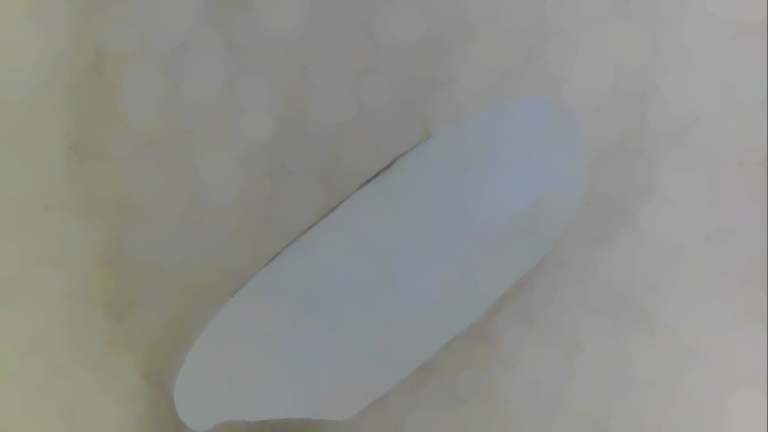
#> input picture self_img/camera/9_open.jpg, 768 x 432 px
$ python rice_detect2.py   (older library calls are emulated)
#> lines starting #> are read from the running program, lines starting #| are printed output that depends on the picture; after the words box and inside, x2 and y2 are one past the last pixel; in counts of white or black regions, pixels touching at a corner belong together
### grayscale.py
import numpy as np
import  cv2
# 灰度化方法
# [7 lines left out: function max_grayscale, not called in this run]

def H_grayscale(img):      #HSV中H分量
    img_hsv = cv2.cvtColor(img, cv2.COLOR_BGR2HSV)
    img_h = img_hsv[..., 0]
    gray = img_h
    return gray

# [32 lines left out: functions Hist_grayscale, eH_grayscale, clahe_grayscale, not called in this run]

### rice_detect2.py
import time
import cv2
import numpy as np
import matplotlib.pyplot as plt
import grayscale as gy

'''
使用findContours方法查找对象轮廓
'''
def detect_objects(im):
    # gray = cv2.cvtColor(im,cv2.COLOR_BGR2GRAY)
    gray = gy.H_grayscale(im)
    # [5 lines of commented-out code are left out]
    kernel = cv2.getStructuringElement(cv2.MORPH_ELLIPSE, (63, 63))  #kernel大小，准备进行开运算
    # kernel = cv2.getStructuringElement(cv2.MORPH_ELLIPSE, (31, 31))  #kernel大小，准备进行开运算
    # kernel = cv2.getStructuringElement(cv2.MORPH_ELLIPSE, (15, 15))  # kernel大小，准备进行开运算
    # kernel = cv2.getStructuringElement(cv2.MORPH_ELLIPSE, (7, 7))
    gray = cv2.morphologyEx(gray, cv2.MORPH_OPEN, kernel,1)    #开运算1次

    # gray = cv2.GaussianBlur(gray,(5,5),0) #通过高斯滤镜过滤高频噪音
    cv2.imshow('gray',gray)
    cv2.waitKey(0)
    thresh = cv2.adaptiveThreshold(gray, 255, cv2.ADAPTIVE_THRESH_MEAN_C, cv2.THRESH_BINARY, 11, 2) #二值化
    cv2.imshow('thresh',thresh)
    cv2.waitKey(0)
    # 对二值化图片降噪
    # kernel = cv2.getStructuringElement(cv2.MORPH_ELLIPSE, (3, 3))  # kernel大小，准备进行开运算
    # thresh_open = cv2.morphologyEx(thresh, cv2.MORPH_CLOSE, kernel,iterations = 2)  # 开运算
    # cv2.imshow('thresh_open', thresh_open)

    contours, hierarchy = cv2.findContours(thresh, cv2.RETR_TREE, cv2.CHAIN_APPROX_SIMPLE)  # 查找轮廓

    # [15 lines of commented-out code are left out]
    objects = []
    painted = []

    # 寻找物体的凸包并绘制凸包的轮廓
    # k = 0 ####
    for i in range(len(contours)):
        cur_index = len(contours) -1 - i # 从最外层的轮廓开始检索，suppose轮廓排序是先里后外
        # cur_index = i
        cnt = contours[cur_index]
        hull = cv2.convexHull(cnt) #查找轮廓的凸包多边形
        hull_area = cv2.contourArea(hull)
        img_area = im.shape[0]*im.shape[1]
        length = len(hull)
        # 过滤凸包点数小于20的轮廓，进一步去除噪音
        if hull_area > img_area/5 and length >20:
        # if length > 20:
        # if cur_index == 3:
        #     print(cur_index)
            if cur_index in painted:
                continue
            # [5 lines of commented-out code are left out]
            painted.append(hierarchy[0][cur_index][3]) #把当前检索到的轮廓的内嵌轮廓放入已绘制列表，避免重复绘制
            rect = cv2.minAreaRect(hull) #最小外接矩形，用于求计算位置和长宽
            box = np.int0(cv2.boxPoints(rect)) #外接矩形的坐标点
            # cv2.fillPoly(im, [contours[cur_index]], (255, 0, 0))
            # cv2.imshow('test',im)
            painted.append(cur_index)
            objects.append({
                'box':box,      #外接矩形的坐标点
                'rect':rect,    #最小外接矩形
                'hull':hull,     #轮廓的凸包多边形
                'cnt':cnt       #轮廓
            })
    # print('满足条件的轮廓：',k)
    # print('len(obj)',len(objects))
    return objects

#检测大米轮廓，测量尺寸
def detect_rice(im):     #返回感兴趣目标(彩色的)
    # im = cv2.imread(im_path, cv2.IMREAD_COLOR)
    #im = cv2.imread('rice/whitespot.jpg', cv2.IMREAD_COLOR)
    im2 = im.copy()

    objs = detect_objects(im)
    for obj in objs:
        #绘制目标最小外界矩形
        cv2.drawContours(im, [obj.get('box')], 0, (0,255,0), 3)
        #绘制目标长度和宽度数据
        rect = obj.get('rect')
        w,h = rect[1]
        w = int(w)
        h = int(h)
        x,y = rect[0]
        x = int(x)
        y = int(y)
        cv2.putText(im,'width:%d,height:%d'%(w,h),(x+50,y),cv2.FONT_HERSHEY_DUPLEX,0.8,(255,0,255),1)

        # 在目标凸包轮廓上绘制半透明的蓝色
        im_hull = np.zeros((im.shape),dtype=np.uint8)
        cv2.fillConvexPoly(im_hull, obj.get('hull'), (255, 0, 0, 127))
        # cv2.imshow('im_hull',im_hull)
        im = cv2.addWeighted(im,1,im_hull,0.5,0)

        # cv2.imshow('im',im)
        # 提取出感兴趣区域,黑白色
        im_hull_roi = np.zeros((im.shape), dtype=np.uint8)
        cv2.fillPoly(im_hull_roi, [obj.get('hull')], (255, 255, 255))
        # [19 lines of commented-out code are left out]
        im2 = cv2.bitwise_and(im2,im_hull_roi)
        # cv2.imwrite('rice_roi.jpg',im2)
        # cour = detect_objects(im2)

    cv2.imshow('blue_mark',im)   #输入的目标图像
    cv2.waitKey(0)
    cv2.imshow('rice_roi_color', im2)    #只显示出感兴趣区域,其他为黑色
    cv2.waitKey(0)
    # roi_gray = cv2.cvtColor(im2,cv2.COLOR_BGR2GRAY)
    # thresh_otsu, roi_mask = cv2.threshold(roi_gray, 0, 255,cv2.THRESH_BINARY+cv2.THRESH_OTSU)
    cv2.imshow('rice_roi', im_hull_roi)  # 只显示出感兴趣区域,其他为黑色
    cv2.waitKey(0)
    return im_hull_roi


'''
trackbar值变动回调函数
'''
def on_threshold_change(param):
    pass

'''
通过设定灰度阈值方式检测白点
'''
# [28 lines left out: function detect_white_spot, not called in this run]

def on_color_change(param):
    pass


'''
通过设置HSV颜色参数选取指定的颜色
HSV颜色相关知识请参考：https://www.cnblogs.com/wangyblzu/p/5710715.html
'''
# [44 lines left out: function detect_yellow_spot, not called in this run]

'''
通过梯度方式检测米粒内部断层
本例采用Scharr算子
关于Sobel和Scharr算子，请参阅：https://www.cnblogs.com/yibeimingyue/p/10878514.html
'''
def nothing(parm):
    pass

# [34 lines left out: function detect_fracture, not called in this run]


# [6 lines of commented-out code are left out]
im_path = r'self_img/camera/9_open.jpg'
# im_path = r'self_img/camera/3.jpg'
# im_path = r'self_img/phone/4.jpg'
im = cv2.imread(im_path, cv2.IMREAD_COLOR)
#> im is the input picture: shape (432, 768, 3); mean B, G, R 139.1, 143.4, 142.1

# 缩放图片
percent = 500/im.shape[1]
#> percent = 0.651
im = cv2.resize(im, None, fx=percent, fy=percent, interpolation=cv2.INTER_AREA)
#> im: shape (281, 500, 3)
# im = cv2.resize(im, None, fx=0.6, fy=0.6, interpolation=cv2.INTER_AREA)
cv2.imshow('im_raw',im)
cv2.waitKey(0)

# 灰度图
# raw_gray = cv2.imread(im_path, cv2.IMREAD_GRAYSCALE)
# cv2.imshow('row_gray',raw_gray)
# cv2.waitKey(0)

# 开运算去噪
kernel = cv2.getStructuringElement(cv2.MORPH_ELLIPSE, (31, 31))  #kernel大小，准备进行开运算
im = cv2.morphologyEx(im, cv2.MORPH_OPEN, kernel)    #开运算
# cv2.imshow('im_open',im)
# cv2.waitKey(0)
# cv2.imwrite("im_open.jpg",im)

# 检测大米轮廓，测量尺寸
im2 = detect_rice(im)
#> in H_grayscale, `img_hsv = cv2.cvtColor(img, cv2.COLOR_BGR2HSV)`: img_hsv: shape (281, 500, 3); mean H, S, V 41.7, 16.5, 143.7
#> in H_grayscale, `img_h = img_hsv[..., 0]`:
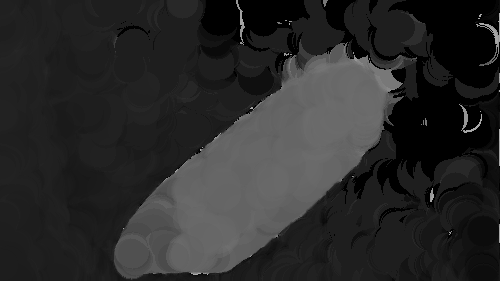
#> img_h: shape (281, 500); min 0, max 175, mean 41.7
#> in detect_objects, `gray = cv2.morphologyEx(gray, cv2.MORPH_OPEN, kernel,1)`:
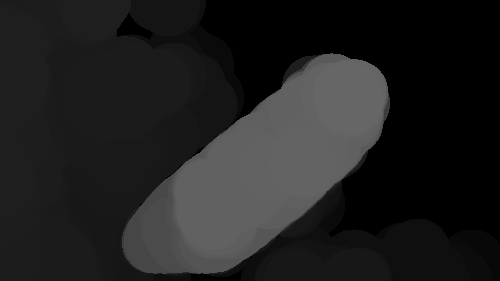
#> gray: shape (281, 500); min 0, max 102, mean 32
#> in detect_objects, `thresh = cv2.adaptiveThreshold(gray, 255, cv2.ADAPTIVE_THRESH_MEAN_C, ..`:
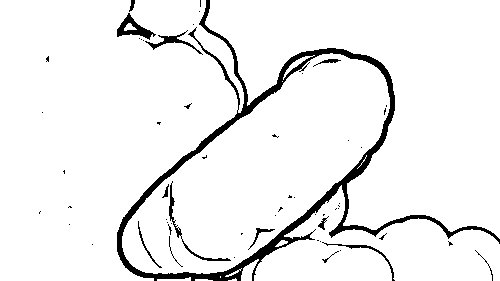
#> thresh: shape (281, 500); 94% white; 57 black regions (43 under 20 px)
#> in detect_objects, `contours, hierarchy = cv2.findContours(thresh, cv2.RETR_TREE, cv2.CHAI..`: contours = 141 contours, 117 with area under 20; largest, box (x1, y1, x2, y2) and area: (0, 0, 244, 281) 51206, (205, 0, 500, 239) 37636, (122, 53, 390, 274) 30485, (254, 185, 500, 281) 12122, (116, 12, 157, 41) 490
#> the loop in detect_objects, `for i in range(len(contours)):` made 141 passes
#> (cur_index, hull_area, length, rect, box) on pass 83: (58, 31050.5, 51, ((260.8, 174.1), (315.1, 115.6), -39.64), [[176, 319], [102, 230], [345, 29], [418, 118]])
#> (cur_index, hull_area, length) on passes 2, 3, 6, 9, 17, 27: (139, 52, 7), (138, 656, 11), (135, 1060, 14), (132, 854, 10), (124, 28, 9), (114, 58682, 12)
#> after the loop in detect_objects, `for i in range(len(contours)):`: objects = 1 item; painted = [-1, 58]
#> in detect_rice, `objs = detect_objects(im)`: objs = 1 item
#> the loop in detect_rice, `for obj in objs:` made 1 pass
#> (rect, w, h, x, y) on pass 1: (((260.8, 174.1), (315.1, 115.6), -39.64), 315, 115, 260, 174)
#> pass 1, in detect_rice, `im2 = cv2.bitwise_and(im2,im_hull_roi)`:
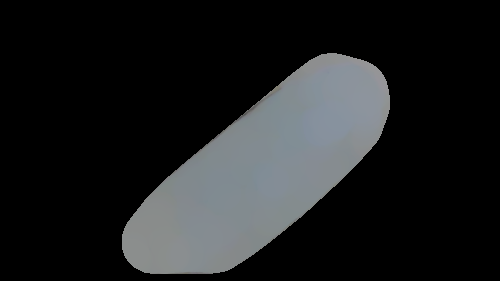
#> im2: shape (281, 500, 3); mean B, G, R 32.3, 31.3, 29.7
#> after the loop in detect_rice, `for obj in objs:`:
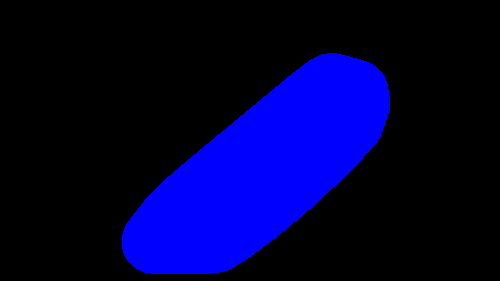
#> im_hull: shape (281, 500, 3); mean B, G, R 56.9, 0, 0
#> after the loop in detect_rice, `for obj in objs:`:
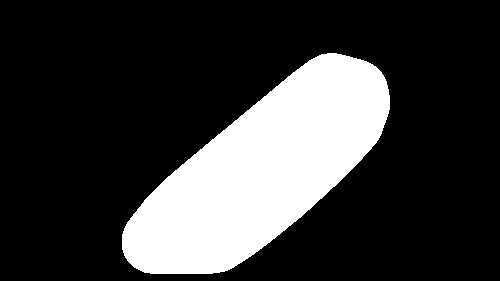
#> im_hull_roi: shape (281, 500, 3); 22.3% white; 1 white region, box (x1, y1, x2, y2) and area: (122, 53, 390, 274) 31362
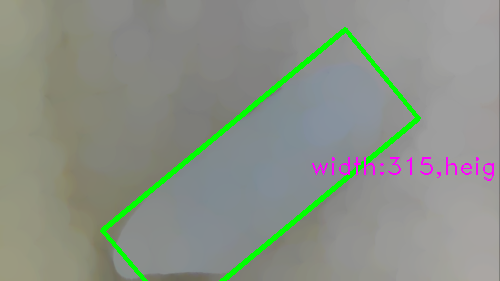
#> im: shape (281, 500, 3); mean B, G, R 134.3, 144.8, 137.9
# [33 lines of commented-out code are left out]

cv2.destroyAllWindows()
